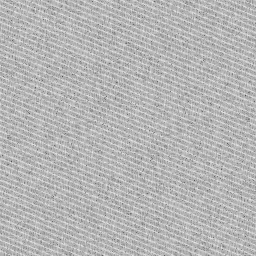
#> input picture city_linear.FFT.png, 256 x 256 px; its folder holds only this picture in this run
$ python FFT.py city_linear.FFT.png
#> lines starting #> are read from the running program, lines starting #| are printed output that depends on the picture
#!/usr/bin/env python

import os
import sys
import numpy as np
import cv2

def FFT(img):

    f = np.fft.fft2(img)
    fshift = np.fft.fftshift(f)
    spec = 20*np.log(np.abs(fshift))

    return spec

def usage():
    print(f"Usage: {sys.argv[0]} <image>")

if __name__ == "__main__":

    if len(sys.argv) < 2:
        usage()
        exit()

    for filename in sys.argv[1:]:
        print(filename)

        basename = os.path.basename(filename)
        parts = basename.split('.')
        name = parts[0]

        image = cv2.imread(filename, cv2.IMREAD_GRAYSCALE)
#> image is the input picture: shape (256, 256); min 77, max 255, mean 182.2
        spec = FFT(image)
#> in FFT, `spec = 20*np.log(np.abs(fshift))`:
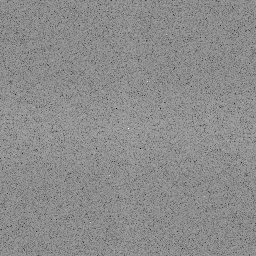
#> spec: shape (256, 256) float64; min -69.66, max 325.9, mean 148.3; drawn with min black and max white

        cv2.imwrite(f'{name}.FFT.png', spec)

$ run again, on city_nested.FFT.png
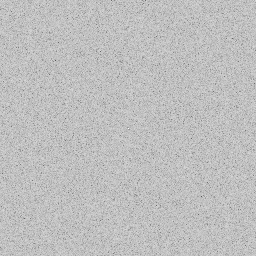
#> input picture city_nested.FFT.png, 256 x 256 px
#> image is the input picture: shape (256, 256); min 84, max 255, mean 191
#> in FFT, `spec = 20*np.log(np.abs(fshift))`:
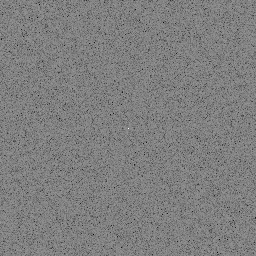
#> spec: shape (256, 256) float64; min -26.85, max 326.9, mean 149.5; drawn with min black and max white
